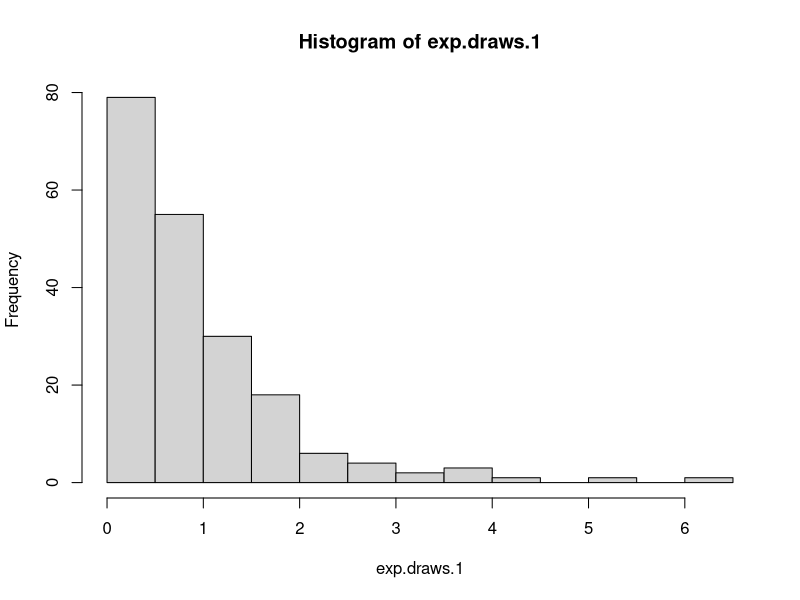
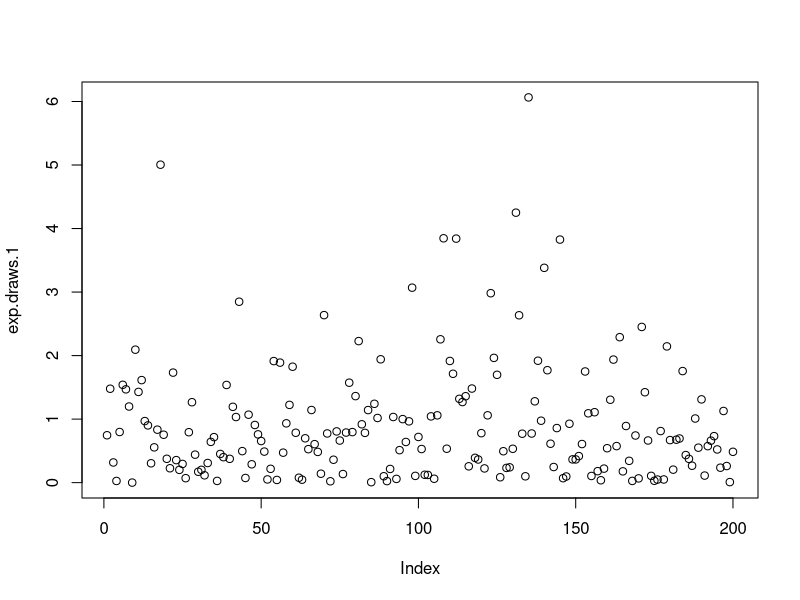
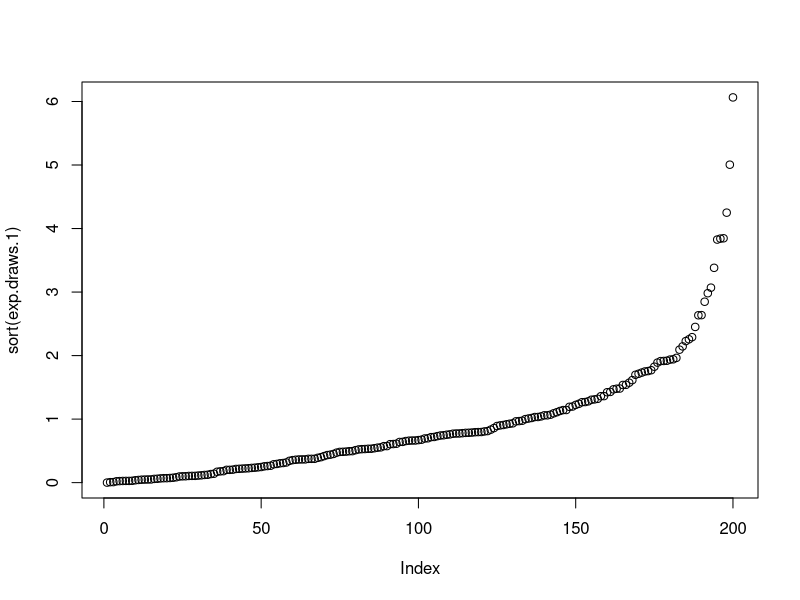
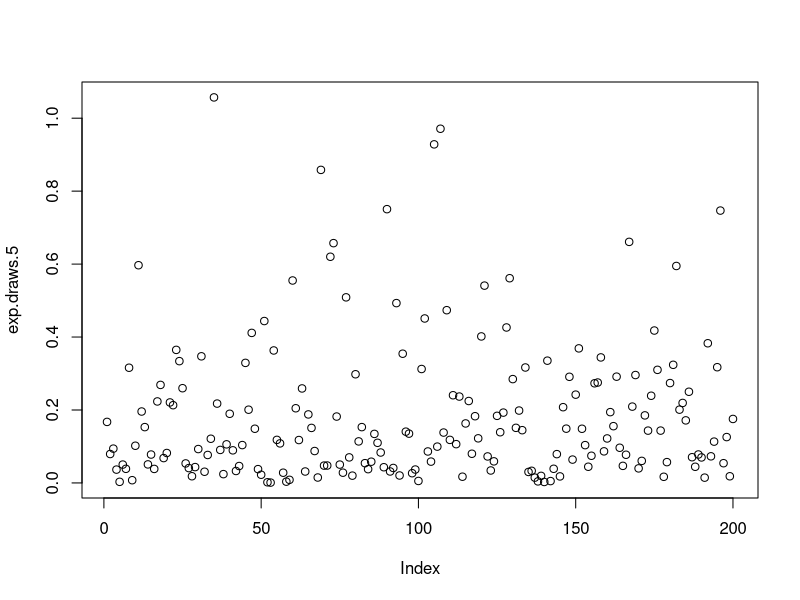
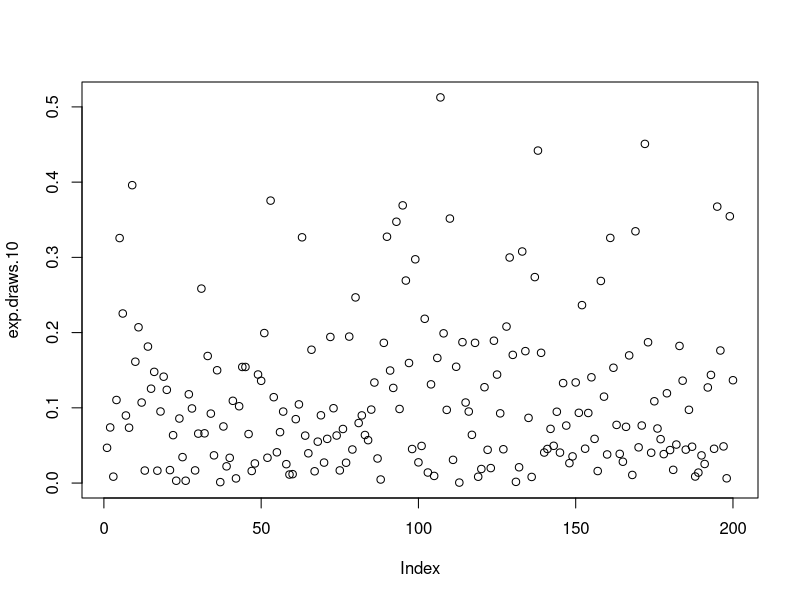
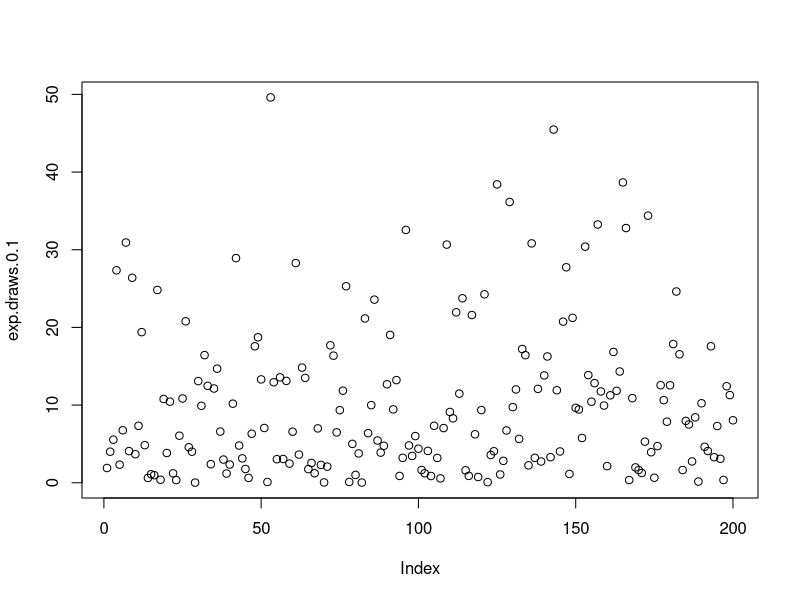
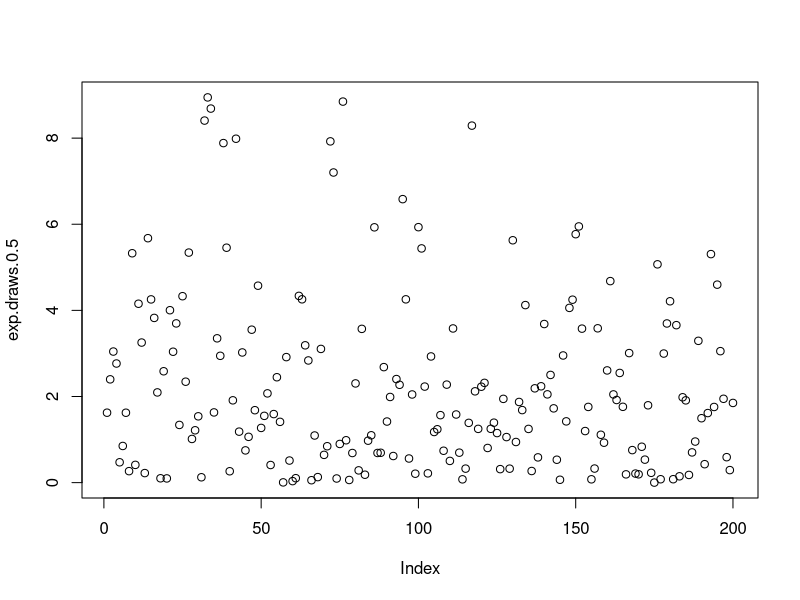
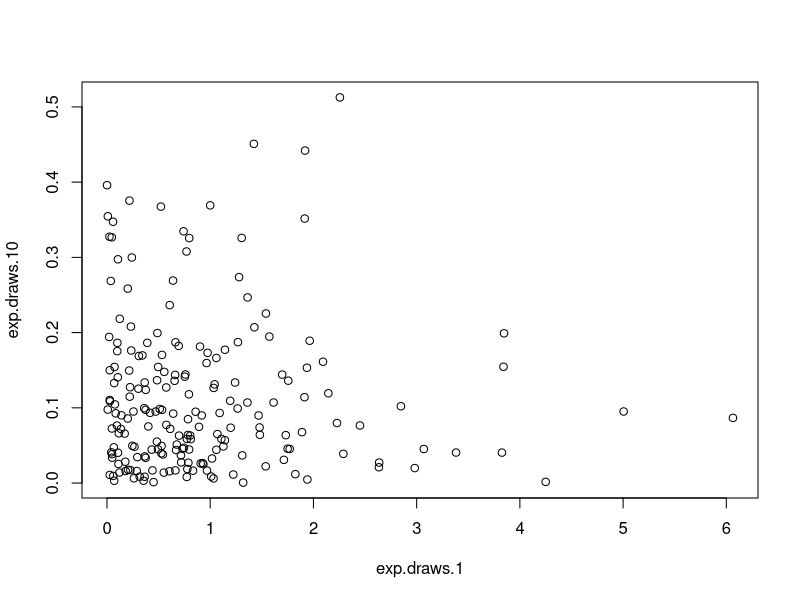

Here is the R script that generated these plots, in order:
## ---- chunk 1
knitr::opts_chunk$set(echo = TRUE)
## ---- chunk 2
exp.draws.1 <- rexp(n = 200, rate = 1)
exp.draws.1.mean <- mean(exp.draws.1)
exp.draws.1.sd <- sd(exp.draws.1, na.rm = FALSE)
exp.draws.1.var <- var(exp.draws.1, na.rm = FALSE)


exp.draws.0.1 <- rexp(n = 200, rate =0.1)
exp.draws.0.5 <- rexp(n = 200, rate = 0.5)
exp.draws.5 <- rexp(n = 200, rate = 5)
exp.draws.10 <- rexp(n = 200, rate = 10)


hist(exp.draws.1)

plot(exp.draws.1)
plot(sort(exp.draws.1))
plot(exp.draws.5)
plot(exp.draws.10)
plot(exp.draws.0.1)
plot(exp.draws.0.5)
plot(exp.draws.1, exp.draws.10)
## ---- chunk 3
exp.draws.mean <- c(mean(exp.draws.1), mean(exp.draws.0.1), mean(exp.draws.0.5), mean(exp.draws.5),mean(exp.draws.10))

exp.drwas.rate <- c(1, 0.1, 0.5, 5, 10)
exp.drwas.deviations <- c(sd(exp.draws.1), sd(exp.draws.0.1), sd(exp.draws.0.5), sd(exp.draws.5),sd(exp.draws.10))
## ---- chunk 4
plot(exp.draws.mean, exp.drwas.rate)

plot(exp.drwas.deviations, exp.drwas.rate)

plot(exp.draws.mean, exp.drwas.deviations)
## ---- chunk 5
big.exp.draws.1 <-rexp(n = 1100000, rate = 1)

big.exp.draws.1.mean <- mean(big.exp.draws.1)

big.exp.draws.1.var <- sd(big.exp.draws.1)

plot(big.exp.draws.1)
## ---- chunk 6
big.exp.draws.bigThan1 <- big.exp.draws.1[big.exp.draws.1 > 1]


big.exp.draws.1.mat <- matrix(big.exp.draws.bigThan1, nrow = 1100)

big.exp.draws.1.hist <- hist(big.exp.draws.1.mat)
## ---- chunk 7
#mean(big.exp.draws.1.mat[, 371])
big.exp.draws.1.mat.colMean <- colMeans(big.exp.draws.1.mat)

hist(big.exp.draws.1.mat.colMean)

## ---- chunk 8

big.exp.draws.1.sq <- big.exp.draws.1 * big.exp.draws.1

big.exp.draws.1.sq.mean = mean(big.exp.draws.1.sq)
big.exp.draws.1.sq.var = sd(big.exp.draws.1.sq)

## ---- chunk 9
plot(pressure)
